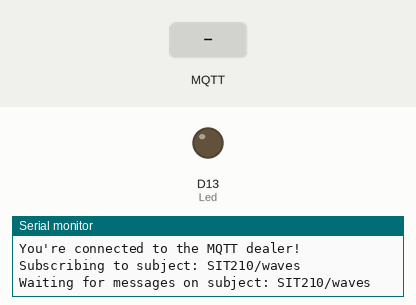
Simulated run of this sketch. Board: Arduino MKR. Shown: output pins drawn as LEDs (lit = HIGH), the last lines printed to the serial monitor. Dashed ring = blinking. The test bench sets the inputs (shaded band). WiFi joins after 1.5 s; servers stay silent unless stated; no MQTT or app messages arrive unless stated.

Above: at 2.7 s.
2.8 s: MQTT message "1" arrives on the first subscribed topic
At 2.9 s:
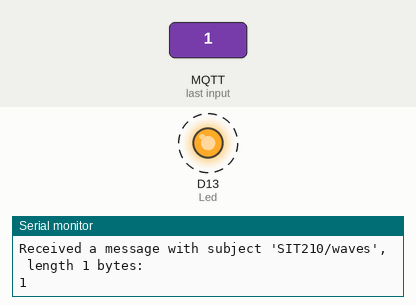
5.8 s: MQTT message "on" arrives on the first subscribed topic
At 7.9 s:
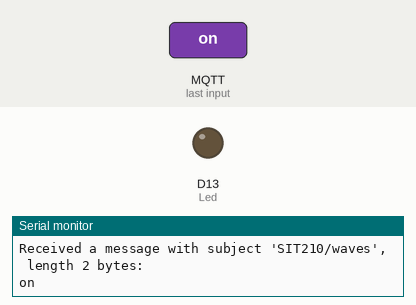
8.8 s: MQTT message "off" arrives on the first subscribed topic
At 8.9 s:
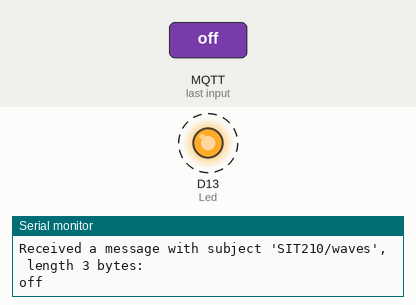
Timing chart, 0 to 11.8 s (numbered marks = the images above; inputs shaded):
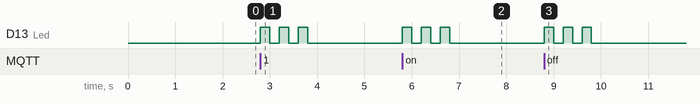

The sketch:

receiver_code.ino
```cpp
#include <ArduinoMqttClient.h>
#include <WiFiNINA.h>

//wifi credentials
char wifi_name[] = "Sarang";    //  network wifi_name (name)
char password[] = "45678910";    //  network password

int Led = 13;

WiFiClient customer;
MqttClient mqttClient(customer);

const char dealer[] = "mqtt-dashboard.com";
int        port     = 1883;
const char subject[]  = "SIT210/waves";

void setup() {
  //Initialize serial and wait for port to open:
  Serial.begin(9600);
  pinMode(Led, OUTPUT);
  while (!Serial) {
    ; // wait for serial port to connect. Needed for native USB port only
  }

  // attempt to connect to WiFi network:
  Serial.print("Attempting to connect to WPA wifi_name: ");
  Serial.println(wifi_name);
  while (WiFi.begin(wifi_name, password) != WL_CONNECTED) {
    // failed, retry
    Serial.print(".");
    delay(5000);
  }

  Serial.println("You're connected to the network");
  Serial.println();


  Serial.print("Attempting to connect to the MQTT dealer: ");
  Serial.println(dealer);

  if (!mqttClient.connect(dealer, port)) {
    Serial.print("MQTT connection failed! Error code = ");
    Serial.println(mqttClient.connectError());

    while (1);
  }

  Serial.println("You're connected to the MQTT dealer!");
  Serial.println();

  Serial.print("Subscribing to subject: ");
  Serial.println(subject);
  Serial.println();

  // subscribe to a subject
  mqttClient.subscribe(subject);

  // subjects can be unsubscribed using:

  Serial.print("Waiting for messages on subject: ");
  Serial.println(subject);
  Serial.println();
}

void loop() {
  int Msize = mqttClient.parseMessage();
  if (Msize) {
    // we received a message, print out the subject and contents
    Serial.print("Received a message with subject '");
    Serial.print(mqttClient.messageTopic());
    Serial.print("', length ");
    Serial.print(Msize);
    Serial.println(" bytes:");

    // use the Stream interface to print the contents
    while (mqttClient.available()) {
      Serial.print((char)mqttClient.read());
    }
    Serial.println();
    digitalWrite(Led, HIGH);
    delay(200);
    digitalWrite(Led, LOW);
    delay(200);
    digitalWrite(Led, HIGH);
    delay(200);
    digitalWrite(Led, LOW);
    delay(200);
    digitalWrite(Led, HIGH);
    delay(200);
    digitalWrite(Led, LOW);
    delay(200);

    Serial.println();
  }
}
```

Measured:
- after the input at 2.8 s, D13 (Led): alternates HIGH for 0.20 s and LOW for 0.20 s, 6 changes in all, then stays LOW, starting at once
- after the input at 5.8 s, D13 (Led): alternates HIGH for 0.20 s and LOW for 0.20 s, 6 changes in all, then stays LOW, starting at once
- after the input at 8.8 s, D13 (Led): alternates HIGH for 0.20 s and LOW for 0.20 s, 6 changes in all, then stays LOW, starting at once
